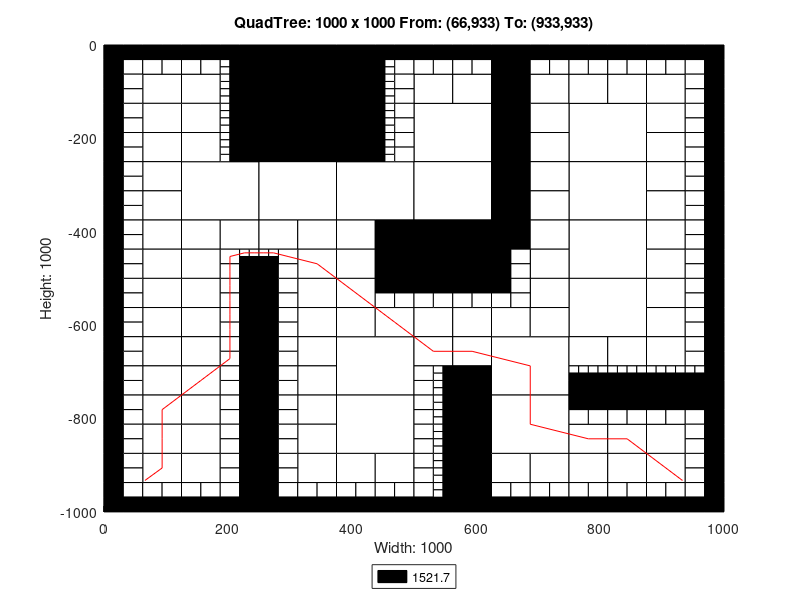

Write the MATLAB code that produced this figure.
axis([0 1000 -1000 0]);
title('QuadTree: 1000 x 1000 From: (66,933) To: (933,933)');
xlabel('Width: 1000');
ylabel('Height: 1000');
rectangle('Position',[250 -125 125 125], 'FaceColor',[0 0 0]);
rectangle('Position',[250 -250 125 125], 'FaceColor',[0 0 0]);
rectangle('Position',[125 -375 125 125], 'FaceColor',[1 1 1]);
rectangle('Position',[250 -375 125 125], 'FaceColor',[1 1 1]);
rectangle('Position',[375 -375 125 125], 'FaceColor',[1 1 1]);
rectangle('Position',[500 -250 125 125], 'FaceColor',[1 1 1]);
rectangle('Position',[750 -250 125 125], 'FaceColor',[1 1 1]);
rectangle('Position',[500 -375 125 125], 'FaceColor',[1 1 1]);
rectangle('Position',[500 -500 125 125], 'FaceColor',[0 0 0]);
rectangle('Position',[750 -375 125 125], 'FaceColor',[1 1 1]);
rectangle('Position',[750 -500 125 125], 'FaceColor',[1 1 1]);
rectangle('Position',[375 -750 125 125], 'FaceColor',[1 1 1]);
rectangle('Position',[375 -875 125 125], 'FaceColor',[1 1 1]);
rectangle('Position',[625 -750 125 125], 'FaceColor',[1 1 1]);
rectangle('Position',[750 -625 125 125], 'FaceColor',[1 1 1]);
rectangle('Position',[625 -875 125 125], 'FaceColor',[1 1 1]);
rectangle('Position',[62.5 -125 62.5 62.5], 'FaceColor',[1 1 1]);
rectangle('Position',[125 -125 62.5 62.5], 'FaceColor',[1 1 1]);
rectangle('Position',[62.5 -187.5 62.5 62.5], 'FaceColor',[1 1 1]);
rectangle('Position',[62.5 -250 62.5 62.5], 'FaceColor',[1 1 1]);
rectangle('Position',[125 -187.5 62.5 62.5], 'FaceColor',[1 1 1]);
rectangle('Position',[125 -250 62.5 62.5], 'FaceColor',[1 1 1]);
rectangle('Position',[375 -62.5 62.5 62.5], 'FaceColor',[0 0 0]);
rectangle('Position',[375 -125 62.5 62.5], 'FaceColor',[0 0 0]);
rectangle('Position',[375 -187.5 62.5 62.5], 'FaceColor',[0 0 0]);
rectangle('Position',[375 -250 62.5 62.5], 'FaceColor',[0 0 0]);
rectangle('Position',[62.5 -312.5 62.5 62.5], 'FaceColor',[1 1 1]);
rectangle('Position',[62.5 -375 62.5 62.5], 'FaceColor',[1 1 1]);
rectangle('Position',[62.5 -437.5 62.5 62.5], 'FaceColor',[1 1 1]);
rectangle('Position',[62.5 -500 62.5 62.5], 'FaceColor',[1 1 1]);
rectangle('Position',[125 -437.5 62.5 62.5], 'FaceColor',[1 1 1]);
rectangle('Position',[187.5 -437.5 62.5 62.5], 'FaceColor',[1 1 1]);
rectangle('Position',[125 -500 62.5 62.5], 'FaceColor',[1 1 1]);
rectangle('Position',[250 -437.5 62.5 62.5], 'FaceColor',[1 1 1]);
rectangle('Position',[312.5 -437.5 62.5 62.5], 'FaceColor',[1 1 1]);
rectangle('Position',[312.5 -500 62.5 62.5], 'FaceColor',[1 1 1]);
rectangle('Position',[375 -437.5 62.5 62.5], 'FaceColor',[1 1 1]);
rectangle('Position',[437.5 -437.5 62.5 62.5], 'FaceColor',[0 0 0]);
rectangle('Position',[375 -500 62.5 62.5], 'FaceColor',[1 1 1]);
rectangle('Position',[437.5 -500 62.5 62.5], 'FaceColor',[0 0 0]);
rectangle('Position',[500 -125 62.5 62.5], 'FaceColor',[1 1 1]);
rectangle('Position',[562.5 -125 62.5 62.5], 'FaceColor',[1 1 1]);
rectangle('Position',[625 -62.5 62.5 62.5], 'FaceColor',[0 0 0]);
rectangle('Position',[625 -125 62.5 62.5], 'FaceColor',[0 0 0]);
rectangle('Position',[687.5 -125 62.5 62.5], 'FaceColor',[1 1 1]);
rectangle('Position',[625 -187.5 62.5 62.5], 'FaceColor',[0 0 0]);
rectangle('Position',[687.5 -187.5 62.5 62.5], 'FaceColor',[1 1 1]);
rectangle('Position',[625 -250 62.5 62.5], 'FaceColor',[0 0 0]);
rectangle('Position',[687.5 -250 62.5 62.5], 'FaceColor',[1 1 1]);
rectangle('Position',[750 -125 62.5 62.5], 'FaceColor',[1 1 1]);
rectangle('Position',[812.5 -125 62.5 62.5], 'FaceColor',[1 1 1]);
rectangle('Position',[875 -125 62.5 62.5], 'FaceColor',[1 1 1]);
rectangle('Position',[875 -187.5 62.5 62.5], 'FaceColor',[1 1 1]);
rectangle('Position',[875 -250 62.5 62.5], 'FaceColor',[1 1 1]);
rectangle('Position',[625 -312.5 62.5 62.5], 'FaceColor',[0 0 0]);
rectangle('Position',[687.5 -312.5 62.5 62.5], 'FaceColor',[1 1 1]);
rectangle('Position',[625 -375 62.5 62.5], 'FaceColor',[0 0 0]);
rectangle('Position',[687.5 -375 62.5 62.5], 'FaceColor',[1 1 1]);
rectangle('Position',[625 -437.5 62.5 62.5], 'FaceColor',[0 0 0]);
rectangle('Position',[687.5 -437.5 62.5 62.5], 'FaceColor',[1 1 1]);
rectangle('Position',[687.5 -500 62.5 62.5], 'FaceColor',[1 1 1]);
rectangle('Position',[875 -312.5 62.5 62.5], 'FaceColor',[1 1 1]);
rectangle('Position',[875 -375 62.5 62.5], 'FaceColor',[1 1 1]);
rectangle('Position',[875 -437.5 62.5 62.5], 'FaceColor',[1 1 1]);
rectangle('Position',[875 -500 62.5 62.5], 'FaceColor',[1 1 1]);
rectangle('Position',[62.5 -562.5 62.5 62.5], 'FaceColor',[1 1 1]);
rectangle('Position',[62.5 -625 62.5 62.5], 'FaceColor',[1 1 1]);
rectangle('Position',[125 -562.5 62.5 62.5], 'FaceColor',[1 1 1]);
rectangle('Position',[125 -625 62.5 62.5], 'FaceColor',[1 1 1]);
rectangle('Position',[62.5 -687.5 62.5 62.5], 'FaceColor',[1 1 1]);
rectangle('Position',[62.5 -750 62.5 62.5], 'FaceColor',[1 1 1]);
rectangle('Position',[125 -687.5 62.5 62.5], 'FaceColor',[1 1 1]);
rectangle('Position',[125 -750 62.5 62.5], 'FaceColor',[1 1 1]);
rectangle('Position',[312.5 -562.5 62.5 62.5], 'FaceColor',[1 1 1]);
rectangle('Position',[312.5 -625 62.5 62.5], 'FaceColor',[1 1 1]);
rectangle('Position',[375 -562.5 62.5 62.5], 'FaceColor',[1 1 1]);
rectangle('Position',[375 -625 62.5 62.5], 'FaceColor',[1 1 1]);
rectangle('Position',[437.5 -625 62.5 62.5], 'FaceColor',[1 1 1]);
rectangle('Position',[312.5 -687.5 62.5 62.5], 'FaceColor',[1 1 1]);
rectangle('Position',[312.5 -750 62.5 62.5], 'FaceColor',[1 1 1]);
rectangle('Position',[62.5 -812.5 62.5 62.5], 'FaceColor',[1 1 1]);
rectangle('Position',[62.5 -875 62.5 62.5], 'FaceColor',[1 1 1]);
rectangle('Position',[125 -812.5 62.5 62.5], 'FaceColor',[1 1 1]);
rectangle('Position',[125 -875 62.5 62.5], 'FaceColor',[1 1 1]);
rectangle('Position',[62.5 -937.5 62.5 62.5], 'FaceColor',[1 1 1]);
rectangle('Position',[125 -937.5 62.5 62.5], 'FaceColor',[1 1 1]);
rectangle('Position',[312.5 -812.5 62.5 62.5], 'FaceColor',[1 1 1]);
rectangle('Position',[312.5 -875 62.5 62.5], 'FaceColor',[1 1 1]);
rectangle('Position',[312.5 -937.5 62.5 62.5], 'FaceColor',[1 1 1]);
rectangle('Position',[375 -937.5 62.5 62.5], 'FaceColor',[1 1 1]);
rectangle('Position',[437.5 -937.5 62.5 62.5], 'FaceColor',[1 1 1]);
rectangle('Position',[500 -625 62.5 62.5], 'FaceColor',[1 1 1]);
rectangle('Position',[562.5 -625 62.5 62.5], 'FaceColor',[1 1 1]);
rectangle('Position',[687.5 -562.5 62.5 62.5], 'FaceColor',[1 1 1]);
rectangle('Position',[625 -625 62.5 62.5], 'FaceColor',[1 1 1]);
rectangle('Position',[687.5 -625 62.5 62.5], 'FaceColor',[1 1 1]);
rectangle('Position',[500 -687.5 62.5 62.5], 'FaceColor',[1 1 1]);
rectangle('Position',[562.5 -687.5 62.5 62.5], 'FaceColor',[1 1 1]);
rectangle('Position',[562.5 -750 62.5 62.5], 'FaceColor',[0 0 0]);
rectangle('Position',[875 -562.5 62.5 62.5], 'FaceColor',[1 1 1]);
rectangle('Position',[875 -625 62.5 62.5], 'FaceColor',[1 1 1]);
rectangle('Position',[750 -687.5 62.5 62.5], 'FaceColor',[1 1 1]);
rectangle('Position',[812.5 -687.5 62.5 62.5], 'FaceColor',[1 1 1]);
rectangle('Position',[875 -687.5 62.5 62.5], 'FaceColor',[1 1 1]);
rectangle('Position',[562.5 -812.5 62.5 62.5], 'FaceColor',[0 0 0]);
rectangle('Position',[562.5 -875 62.5 62.5], 'FaceColor',[0 0 0]);
rectangle('Position',[562.5 -937.5 62.5 62.5], 'FaceColor',[0 0 0]);
rectangle('Position',[562.5 -1000 62.5 62.5], 'FaceColor',[0 0 0]);
rectangle('Position',[625 -937.5 62.5 62.5], 'FaceColor',[1 1 1]);
rectangle('Position',[687.5 -937.5 62.5 62.5], 'FaceColor',[1 1 1]);
rectangle('Position',[750 -875 62.5 62.5], 'FaceColor',[1 1 1]);
rectangle('Position',[812.5 -875 62.5 62.5], 'FaceColor',[1 1 1]);
rectangle('Position',[875 -875 62.5 62.5], 'FaceColor',[1 1 1]);
rectangle('Position',[750 -937.5 62.5 62.5], 'FaceColor',[1 1 1]);
rectangle('Position',[812.5 -937.5 62.5 62.5], 'FaceColor',[1 1 1]);
rectangle('Position',[875 -937.5 62.5 62.5], 'FaceColor',[1 1 1]);
rectangle('Position',[0 -31.25 31.25 31.25], 'FaceColor',[0 0 0]);
rectangle('Position',[31.25 -31.25 31.25 31.25], 'FaceColor',[0 0 0]);
rectangle('Position',[0 -62.5 31.25 31.25], 'FaceColor',[0 0 0]);
rectangle('Position',[31.25 -62.5 31.25 31.25], 'FaceColor',[1 1 1]);
rectangle('Position',[62.5 -31.25 31.25 31.25], 'FaceColor',[0 0 0]);
rectangle('Position',[93.75 -31.25 31.25 31.25], 'FaceColor',[0 0 0]);
rectangle('Position',[62.5 -62.5 31.25 31.25], 'FaceColor',[1 1 1]);
rectangle('Position',[93.75 -62.5 31.25 31.25], 'FaceColor',[1 1 1]);
rectangle('Position',[0 -93.75 31.25 31.25], 'FaceColor',[0 0 0]);
rectangle('Position',[31.25 -93.75 31.25 31.25], 'FaceColor',[1 1 1]);
rectangle('Position',[0 -125 31.25 31.25], 'FaceColor',[0 0 0]);
rectangle('Position',[31.25 -125 31.25 31.25], 'FaceColor',[1 1 1]);
rectangle('Position',[125 -31.25 31.25 31.25], 'FaceColor',[0 0 0]);
rectangle('Position',[156.25 -31.25 31.25 31.25], 'FaceColor',[0 0 0]);
rectangle('Position',[125 -62.5 31.25 31.25], 'FaceColor',[1 1 1]);
rectangle('Position',[156.25 -62.5 31.25 31.25], 'FaceColor',[1 1 1]);
rectangle('Position',[187.5 -31.25 31.25 31.25], 'FaceColor',[0 0 0]);
rectangle('Position',[218.75 -31.25 31.25 31.25], 'FaceColor',[0 0 0]);
rectangle('Position',[218.75 -62.5 31.25 31.25], 'FaceColor',[0 0 0]);
rectangle('Position',[218.75 -93.75 31.25 31.25], 'FaceColor',[0 0 0]);
rectangle('Position',[218.75 -125 31.25 31.25], 'FaceColor',[0 0 0]);
rectangle('Position',[0 -156.25 31.25 31.25], 'FaceColor',[0 0 0]);
rectangle('Position',[31.25 -156.25 31.25 31.25], 'FaceColor',[1 1 1]);
rectangle('Position',[0 -187.5 31.25 31.25], 'FaceColor',[0 0 0]);
rectangle('Position',[31.25 -187.5 31.25 31.25], 'FaceColor',[1 1 1]);
rectangle('Position',[0 -218.75 31.25 31.25], 'FaceColor',[0 0 0]);
rectangle('Position',[31.25 -218.75 31.25 31.25], 'FaceColor',[1 1 1]);
rectangle('Position',[0 -250 31.25 31.25], 'FaceColor',[0 0 0]);
rectangle('Position',[31.25 -250 31.25 31.25], 'FaceColor',[1 1 1]);
rectangle('Position',[218.75 -156.25 31.25 31.25], 'FaceColor',[0 0 0]);
rectangle('Position',[218.75 -187.5 31.25 31.25], 'FaceColor',[0 0 0]);
rectangle('Position',[218.75 -218.75 31.25 31.25], 'FaceColor',[0 0 0]);
rectangle('Position',[218.75 -250 31.25 31.25], 'FaceColor',[0 0 0]);
rectangle('Position',[437.5 -31.25 31.25 31.25], 'FaceColor',[0 0 0]);
rectangle('Position',[468.75 -31.25 31.25 31.25], 'FaceColor',[0 0 0]);
rectangle('Position',[468.75 -62.5 31.25 31.25], 'FaceColor',[1 1 1]);
rectangle('Position',[468.75 -93.75 31.25 31.25], 'FaceColor',[1 1 1]);
rectangle('Position',[468.75 -125 31.25 31.25], 'FaceColor',[1 1 1]);
rectangle('Position',[468.75 -156.25 31.25 31.25], 'FaceColor',[1 1 1]);
rectangle('Position',[468.75 -187.5 31.25 31.25], 'FaceColor',[1 1 1]);
rectangle('Position',[468.75 -218.75 31.25 31.25], 'FaceColor',[1 1 1]);
rectangle('Position',[468.75 -250 31.25 31.25], 'FaceColor',[1 1 1]);
rectangle('Position',[0 -281.25 31.25 31.25], 'FaceColor',[0 0 0]);
rectangle('Position',[31.25 -281.25 31.25 31.25], 'FaceColor',[1 1 1]);
rectangle('Position',[0 -312.5 31.25 31.25], 'FaceColor',[0 0 0]);
rectangle('Position',[31.25 -312.5 31.25 31.25], 'FaceColor',[1 1 1]);
rectangle('Position',[0 -343.75 31.25 31.25], 'FaceColor',[0 0 0]);
rectangle('Position',[31.25 -343.75 31.25 31.25], 'FaceColor',[1 1 1]);
rectangle('Position',[0 -375 31.25 31.25], 'FaceColor',[0 0 0]);
rectangle('Position',[31.25 -375 31.25 31.25], 'FaceColor',[1 1 1]);
rectangle('Position',[0 -406.25 31.25 31.25], 'FaceColor',[0 0 0]);
rectangle('Position',[31.25 -406.25 31.25 31.25], 'FaceColor',[1 1 1]);
rectangle('Position',[0 -437.5 31.25 31.25], 'FaceColor',[0 0 0]);
rectangle('Position',[31.25 -437.5 31.25 31.25], 'FaceColor',[1 1 1]);
rectangle('Position',[0 -468.75 31.25 31.25], 'FaceColor',[0 0 0]);
rectangle('Position',[31.25 -468.75 31.25 31.25], 'FaceColor',[1 1 1]);
rectangle('Position',[0 -500 31.25 31.25], 'FaceColor',[0 0 0]);
rectangle('Position',[31.25 -500 31.25 31.25], 'FaceColor',[1 1 1]);
rectangle('Position',[187.5 -468.75 31.25 31.25], 'FaceColor',[1 1 1]);
rectangle('Position',[187.5 -500 31.25 31.25], 'FaceColor',[1 1 1]);
rectangle('Position',[218.75 -500 31.25 31.25], 'FaceColor',[0 0 0]);
rectangle('Position',[281.25 -468.75 31.25 31.25], 'FaceColor',[1 1 1]);
rectangle('Position',[250 -500 31.25 31.25], 'FaceColor',[0 0 0]);
rectangle('Position',[281.25 -500 31.25 31.25], 'FaceColor',[1 1 1]);
rectangle('Position',[500 -31.25 31.25 31.25], 'FaceColor',[0 0 0]);
rectangle('Position',[531.25 -31.25 31.25 31.25], 'FaceColor',[0 0 0]);
rectangle('Position',[500 -62.5 31.25 31.25], 'FaceColor',[1 1 1]);
rectangle('Position',[531.25 -62.5 31.25 31.25], 'FaceColor',[1 1 1]);
rectangle('Position',[562.5 -31.25 31.25 31.25], 'FaceColor',[0 0 0]);
rectangle('Position',[593.75 -31.25 31.25 31.25], 'FaceColor',[0 0 0]);
rectangle('Position',[562.5 -62.5 31.25 31.25], 'FaceColor',[1 1 1]);
rectangle('Position',[593.75 -62.5 31.25 31.25], 'FaceColor',[1 1 1]);
rectangle('Position',[687.5 -31.25 31.25 31.25], 'FaceColor',[0 0 0]);
rectangle('Position',[718.75 -31.25 31.25 31.25], 'FaceColor',[0 0 0]);
rectangle('Position',[687.5 -62.5 31.25 31.25], 'FaceColor',[1 1 1]);
rectangle('Position',[718.75 -62.5 31.25 31.25], 'FaceColor',[1 1 1]);
rectangle('Position',[750 -31.25 31.25 31.25], 'FaceColor',[0 0 0]);
rectangle('Position',[781.25 -31.25 31.25 31.25], 'FaceColor',[0 0 0]);
rectangle('Position',[750 -62.5 31.25 31.25], 'FaceColor',[1 1 1]);
rectangle('Position',[781.25 -62.5 31.25 31.25], 'FaceColor',[1 1 1]);
rectangle('Position',[812.5 -31.25 31.25 31.25], 'FaceColor',[0 0 0]);
rectangle('Position',[843.75 -31.25 31.25 31.25], 'FaceColor',[0 0 0]);
rectangle('Position',[812.5 -62.5 31.25 31.25], 'FaceColor',[1 1 1]);
rectangle('Position',[843.75 -62.5 31.25 31.25], 'FaceColor',[1 1 1]);
rectangle('Position',[875 -31.25 31.25 31.25], 'FaceColor',[0 0 0]);
rectangle('Position',[906.25 -31.25 31.25 31.25], 'FaceColor',[0 0 0]);
rectangle('Position',[875 -62.5 31.25 31.25], 'FaceColor',[1 1 1]);
rectangle('Position',[906.25 -62.5 31.25 31.25], 'FaceColor',[1 1 1]);
rectangle('Position',[937.5 -31.25 31.25 31.25], 'FaceColor',[0 0 0]);
rectangle('Position',[968.75 -31.25 31.25 31.25], 'FaceColor',[0 0 0]);
rectangle('Position',[937.5 -62.5 31.25 31.25], 'FaceColor',[1 1 1]);
rectangle('Position',[968.75 -62.5 31.25 31.25], 'FaceColor',[0 0 0]);
rectangle('Position',[937.5 -93.75 31.25 31.25], 'FaceColor',[1 1 1]);
rectangle('Position',[968.75 -93.75 31.25 31.25], 'FaceColor',[0 0 0]);
rectangle('Position',[937.5 -125 31.25 31.25], 'FaceColor',[1 1 1]);
rectangle('Position',[968.75 -125 31.25 31.25], 'FaceColor',[0 0 0]);
rectangle('Position',[937.5 -156.25 31.25 31.25], 'FaceColor',[1 1 1]);
rectangle('Position',[968.75 -156.25 31.25 31.25], 'FaceColor',[0 0 0]);
rectangle('Position',[937.5 -187.5 31.25 31.25], 'FaceColor',[1 1 1]);
rectangle('Position',[968.75 -187.5 31.25 31.25], 'FaceColor',[0 0 0]);
rectangle('Position',[937.5 -218.75 31.25 31.25], 'FaceColor',[1 1 1]);
rectangle('Position',[968.75 -218.75 31.25 31.25], 'FaceColor',[0 0 0]);
rectangle('Position',[937.5 -250 31.25 31.25], 'FaceColor',[1 1 1]);
rectangle('Position',[968.75 -250 31.25 31.25], 'FaceColor',[0 0 0]);
rectangle('Position',[625 -468.75 31.25 31.25], 'FaceColor',[0 0 0]);
rectangle('Position',[656.25 -468.75 31.25 31.25], 'FaceColor',[1 1 1]);
rectangle('Position',[625 -500 31.25 31.25], 'FaceColor',[0 0 0]);
rectangle('Position',[656.25 -500 31.25 31.25], 'FaceColor',[1 1 1]);
rectangle('Position',[937.5 -281.25 31.25 31.25], 'FaceColor',[1 1 1]);
rectangle('Position',[968.75 -281.25 31.25 31.25], 'FaceColor',[0 0 0]);
rectangle('Position',[937.5 -312.5 31.25 31.25], 'FaceColor',[1 1 1]);
rectangle('Position',[968.75 -312.5 31.25 31.25], 'FaceColor',[0 0 0]);
rectangle('Position',[937.5 -343.75 31.25 31.25], 'FaceColor',[1 1 1]);
rectangle('Position',[968.75 -343.75 31.25 31.25], 'FaceColor',[0 0 0]);
rectangle('Position',[937.5 -375 31.25 31.25], 'FaceColor',[1 1 1]);
rectangle('Position',[968.75 -375 31.25 31.25], 'FaceColor',[0 0 0]);
rectangle('Position',[937.5 -406.25 31.25 31.25], 'FaceColor',[1 1 1]);
rectangle('Position',[968.75 -406.25 31.25 31.25], 'FaceColor',[0 0 0]);
rectangle('Position',[937.5 -437.5 31.25 31.25], 'FaceColor',[1 1 1]);
rectangle('Position',[968.75 -437.5 31.25 31.25], 'FaceColor',[0 0 0]);
rectangle('Position',[937.5 -468.75 31.25 31.25], 'FaceColor',[1 1 1]);
rectangle('Position',[968.75 -468.75 31.25 31.25], 'FaceColor',[0 0 0]);
rectangle('Position',[937.5 -500 31.25 31.25], 'FaceColor',[1 1 1]);
rectangle('Position',[968.75 -500 31.25 31.25], 'FaceColor',[0 0 0]);
rectangle('Position',[0 -531.25 31.25 31.25], 'FaceColor',[0 0 0]);
rectangle('Position',[31.25 -531.25 31.25 31.25], 'FaceColor',[1 1 1]);
rectangle('Position',[0 -562.5 31.25 31.25], 'FaceColor',[0 0 0]);
rectangle('Position',[31.25 -562.5 31.25 31.25], 'FaceColor',[1 1 1]);
rectangle('Position',[0 -593.75 31.25 31.25], 'FaceColor',[0 0 0]);
rectangle('Position',[31.25 -593.75 31.25 31.25], 'FaceColor',[1 1 1]);
rectangle('Position',[0 -625 31.25 31.25], 'FaceColor',[0 0 0]);
rectangle('Position',[31.25 -625 31.25 31.25], 'FaceColor',[1 1 1]);
rectangle('Position',[187.5 -531.25 31.25 31.25], 'FaceColor',[1 1 1]);
rectangle('Position',[218.75 -531.25 31.25 31.25], 'FaceColor',[0 0 0]);
rectangle('Position',[187.5 -562.5 31.25 31.25], 'FaceColor',[1 1 1]);
rectangle('Position',[218.75 -562.5 31.25 31.25], 'FaceColor',[0 0 0]);
rectangle('Position',[187.5 -593.75 31.25 31.25], 'FaceColor',[1 1 1]);
rectangle('Position',[218.75 -593.75 31.25 31.25], 'FaceColor',[0 0 0]);
rectangle('Position',[187.5 -625 31.25 31.25], 'FaceColor',[1 1 1]);
rectangle('Position',[218.75 -625 31.25 31.25], 'FaceColor',[0 0 0]);
rectangle('Position',[0 -656.25 31.25 31.25], 'FaceColor',[0 0 0]);
rectangle('Position',[31.25 -656.25 31.25 31.25], 'FaceColor',[1 1 1]);
rectangle('Position',[0 -687.5 31.25 31.25], 'FaceColor',[0 0 0]);
rectangle('Position',[31.25 -687.5 31.25 31.25], 'FaceColor',[1 1 1]);
rectangle('Position',[0 -718.75 31.25 31.25], 'FaceColor',[0 0 0]);
rectangle('Position',[31.25 -718.75 31.25 31.25], 'FaceColor',[1 1 1]);
rectangle('Position',[0 -750 31.25 31.25], 'FaceColor',[0 0 0]);
rectangle('Position',[31.25 -750 31.25 31.25], 'FaceColor',[1 1 1]);
rectangle('Position',[187.5 -656.25 31.25 31.25], 'FaceColor',[1 1 1]);
rectangle('Position',[218.75 -656.25 31.25 31.25], 'FaceColor',[0 0 0]);
rectangle('Position',[187.5 -687.5 31.25 31.25], 'FaceColor',[1 1 1]);
rectangle('Position',[218.75 -687.5 31.25 31.25], 'FaceColor',[0 0 0]);
rectangle('Position',[187.5 -718.75 31.25 31.25], 'FaceColor',[1 1 1]);
rectangle('Position',[218.75 -718.75 31.25 31.25], 'FaceColor',[0 0 0]);
rectangle('Position',[187.5 -750 31.25 31.25], 'FaceColor',[1 1 1]);
rectangle('Position',[218.75 -750 31.25 31.25], 'FaceColor',[0 0 0]);
rectangle('Position',[250 -531.25 31.25 31.25], 'FaceColor',[0 0 0]);
rectangle('Position',[281.25 -531.25 31.25 31.25], 'FaceColor',[1 1 1]);
rectangle('Position',[250 -562.5 31.25 31.25], 'FaceColor',[0 0 0]);
rectangle('Position',[281.25 -562.5 31.25 31.25], 'FaceColor',[1 1 1]);
rectangle('Position',[250 -593.75 31.25 31.25], 'FaceColor',[0 0 0]);
rectangle('Position',[281.25 -593.75 31.25 31.25], 'FaceColor',[1 1 1]);
rectangle('Position',[250 -625 31.25 31.25], 'FaceColor',[0 0 0]);
rectangle('Position',[281.25 -625 31.25 31.25], 'FaceColor',[1 1 1]);
rectangle('Position',[437.5 -531.25 31.25 31.25], 'FaceColor',[0 0 0]);
rectangle('Position',[468.75 -531.25 31.25 31.25], 'FaceColor',[0 0 0]);
rectangle('Position',[437.5 -562.5 31.25 31.25], 'FaceColor',[1 1 1]);
rectangle('Position',[468.75 -562.5 31.25 31.25], 'FaceColor',[1 1 1]);
rectangle('Position',[250 -656.25 31.25 31.25], 'FaceColor',[0 0 0]);
rectangle('Position',[281.25 -656.25 31.25 31.25], 'FaceColor',[1 1 1]);
rectangle('Position',[250 -687.5 31.25 31.25], 'FaceColor',[0 0 0]);
rectangle('Position',[281.25 -687.5 31.25 31.25], 'FaceColor',[1 1 1]);
rectangle('Position',[250 -718.75 31.25 31.25], 'FaceColor',[0 0 0]);
rectangle('Position',[281.25 -718.75 31.25 31.25], 'FaceColor',[1 1 1]);
rectangle('Position',[250 -750 31.25 31.25], 'FaceColor',[0 0 0]);
rectangle('Position',[281.25 -750 31.25 31.25], 'FaceColor',[1 1 1]);
rectangle('Position',[0 -781.25 31.25 31.25], 'FaceColor',[0 0 0]);
rectangle('Position',[31.25 -781.25 31.25 31.25], 'FaceColor',[1 1 1]);
rectangle('Position',[0 -812.5 31.25 31.25], 'FaceColor',[0 0 0]);
rectangle('Position',[31.25 -812.5 31.25 31.25], 'FaceColor',[1 1 1]);
rectangle('Position',[0 -843.75 31.25 31.25], 'FaceColor',[0 0 0]);
rectangle('Position',[31.25 -843.75 31.25 31.25], 'FaceColor',[1 1 1]);
rectangle('Position',[0 -875 31.25 31.25], 'FaceColor',[0 0 0]);
rectangle('Position',[31.25 -875 31.25 31.25], 'FaceColor',[1 1 1]);
rectangle('Position',[187.5 -781.25 31.25 31.25], 'FaceColor',[1 1 1]);
rectangle('Position',[218.75 -781.25 31.25 31.25], 'FaceColor',[0 0 0]);
rectangle('Position',[187.5 -812.5 31.25 31.25], 'FaceColor',[1 1 1]);
rectangle('Position',[218.75 -812.5 31.25 31.25], 'FaceColor',[0 0 0]);
rectangle('Position',[187.5 -843.75 31.25 31.25], 'FaceColor',[1 1 1]);
rectangle('Position',[218.75 -843.75 31.25 31.25], 'FaceColor',[0 0 0]);
rectangle('Position',[187.5 -875 31.25 31.25], 'FaceColor',[1 1 1]);
rectangle('Position',[218.75 -875 31.25 31.25], 'FaceColor',[0 0 0]);
rectangle('Position',[0 -906.25 31.25 31.25], 'FaceColor',[0 0 0]);
rectangle('Position',[31.25 -906.25 31.25 31.25], 'FaceColor',[1 1 1]);
rectangle('Position',[0 -937.5 31.25 31.25], 'FaceColor',[0 0 0]);
rectangle('Position',[31.25 -937.5 31.25 31.25], 'FaceColor',[1 1 1]);
rectangle('Position',[0 -968.75 31.25 31.25], 'FaceColor',[0 0 0]);
rectangle('Position',[31.25 -968.75 31.25 31.25], 'FaceColor',[1 1 1]);
rectangle('Position',[0 -1000 31.25 31.25], 'FaceColor',[0 0 0]);
rectangle('Position',[31.25 -1000 31.25 31.25], 'FaceColor',[0 0 0]);
rectangle('Position',[62.5 -968.75 31.25 31.25], 'FaceColor',[1 1 1]);
rectangle('Position',[93.75 -968.75 31.25 31.25], 'FaceColor',[1 1 1]);
rectangle('Position',[62.5 -1000 31.25 31.25], 'FaceColor',[0 0 0]);
rectangle('Position',[93.75 -1000 31.25 31.25], 'FaceColor',[0 0 0]);
rectangle('Position',[187.5 -906.25 31.25 31.25], 'FaceColor',[1 1 1]);
rectangle('Position',[218.75 -906.25 31.25 31.25], 'FaceColor',[0 0 0]);
rectangle('Position',[187.5 -937.5 31.25 31.25], 'FaceColor',[1 1 1]);
rectangle('Position',[218.75 -937.5 31.25 31.25], 'FaceColor',[0 0 0]);
rectangle('Position',[125 -968.75 31.25 31.25], 'FaceColor',[1 1 1]);
rectangle('Position',[156.25 -968.75 31.25 31.25], 'FaceColor',[1 1 1]);
rectangle('Position',[125 -1000 31.25 31.25], 'FaceColor',[0 0 0]);
rectangle('Position',[156.25 -1000 31.25 31.25], 'FaceColor',[0 0 0]);
rectangle('Position',[187.5 -968.75 31.25 31.25], 'FaceColor',[1 1 1]);
rectangle('Position',[218.75 -968.75 31.25 31.25], 'FaceColor',[0 0 0]);
rectangle('Position',[187.5 -1000 31.25 31.25], 'FaceColor',[0 0 0]);
rectangle('Position',[218.75 -1000 31.25 31.25], 'FaceColor',[0 0 0]);
rectangle('Position',[250 -781.25 31.25 31.25], 'FaceColor',[0 0 0]);
rectangle('Position',[281.25 -781.25 31.25 31.25], 'FaceColor',[1 1 1]);
rectangle('Position',[250 -812.5 31.25 31.25], 'FaceColor',[0 0 0]);
rectangle('Position',[281.25 -812.5 31.25 31.25], 'FaceColor',[1 1 1]);
rectangle('Position',[250 -843.75 31.25 31.25], 'FaceColor',[0 0 0]);
rectangle('Position',[281.25 -843.75 31.25 31.25], 'FaceColor',[1 1 1]);
rectangle('Position',[250 -875 31.25 31.25], 'FaceColor',[0 0 0]);
rectangle('Position',[281.25 -875 31.25 31.25], 'FaceColor',[1 1 1]);
rectangle('Position',[250 -906.25 31.25 31.25], 'FaceColor',[0 0 0]);
rectangle('Position',[281.25 -906.25 31.25 31.25], 'FaceColor',[1 1 1]);
rectangle('Position',[250 -937.5 31.25 31.25], 'FaceColor',[0 0 0]);
rectangle('Position',[281.25 -937.5 31.25 31.25], 'FaceColor',[1 1 1]);
rectangle('Position',[250 -968.75 31.25 31.25], 'FaceColor',[0 0 0]);
rectangle('Position',[281.25 -968.75 31.25 31.25], 'FaceColor',[1 1 1]);
rectangle('Position',[250 -1000 31.25 31.25], 'FaceColor',[0 0 0]);
rectangle('Position',[281.25 -1000 31.25 31.25], 'FaceColor',[0 0 0]);
rectangle('Position',[312.5 -968.75 31.25 31.25], 'FaceColor',[1 1 1]);
rectangle('Position',[343.75 -968.75 31.25 31.25], 'FaceColor',[1 1 1]);
rectangle('Position',[312.5 -1000 31.25 31.25], 'FaceColor',[0 0 0]);
rectangle('Position',[343.75 -1000 31.25 31.25], 'FaceColor',[0 0 0]);
rectangle('Position',[375 -968.75 31.25 31.25], 'FaceColor',[1 1 1]);
rectangle('Position',[406.25 -968.75 31.25 31.25], 'FaceColor',[1 1 1]);
rectangle('Position',[375 -1000 31.25 31.25], 'FaceColor',[0 0 0]);
rectangle('Position',[406.25 -1000 31.25 31.25], 'FaceColor',[0 0 0]);
rectangle('Position',[437.5 -968.75 31.25 31.25], 'FaceColor',[1 1 1]);
rectangle('Position',[468.75 -968.75 31.25 31.25], 'FaceColor',[1 1 1]);
rectangle('Position',[437.5 -1000 31.25 31.25], 'FaceColor',[0 0 0]);
rectangle('Position',[468.75 -1000 31.25 31.25], 'FaceColor',[0 0 0]);
rectangle('Position',[500 -531.25 31.25 31.25], 'FaceColor',[0 0 0]);
rectangle('Position',[531.25 -531.25 31.25 31.25], 'FaceColor',[0 0 0]);
rectangle('Position',[500 -562.5 31.25 31.25], 'FaceColor',[1 1 1]);
rectangle('Position',[531.25 -562.5 31.25 31.25], 'FaceColor',[1 1 1]);
rectangle('Position',[562.5 -531.25 31.25 31.25], 'FaceColor',[0 0 0]);
rectangle('Position',[593.75 -531.25 31.25 31.25], 'FaceColor',[0 0 0]);
rectangle('Position',[562.5 -562.5 31.25 31.25], 'FaceColor',[1 1 1]);
rectangle('Position',[593.75 -562.5 31.25 31.25], 'FaceColor',[1 1 1]);
rectangle('Position',[625 -531.25 31.25 31.25], 'FaceColor',[0 0 0]);
rectangle('Position',[656.25 -531.25 31.25 31.25], 'FaceColor',[1 1 1]);
rectangle('Position',[625 -562.5 31.25 31.25], 'FaceColor',[1 1 1]);
rectangle('Position',[656.25 -562.5 31.25 31.25], 'FaceColor',[1 1 1]);
rectangle('Position',[500 -718.75 31.25 31.25], 'FaceColor',[1 1 1]);
rectangle('Position',[500 -750 31.25 31.25], 'FaceColor',[1 1 1]);
rectangle('Position',[937.5 -531.25 31.25 31.25], 'FaceColor',[1 1 1]);
rectangle('Position',[968.75 -531.25 31.25 31.25], 'FaceColor',[0 0 0]);
rectangle('Position',[937.5 -562.5 31.25 31.25], 'FaceColor',[1 1 1]);
rectangle('Position',[968.75 -562.5 31.25 31.25], 'FaceColor',[0 0 0]);
rectangle('Position',[937.5 -593.75 31.25 31.25], 'FaceColor',[1 1 1]);
rectangle('Position',[968.75 -593.75 31.25 31.25], 'FaceColor',[0 0 0]);
rectangle('Position',[937.5 -625 31.25 31.25], 'FaceColor',[1 1 1]);
rectangle('Position',[968.75 -625 31.25 31.25], 'FaceColor',[0 0 0]);
rectangle('Position',[750 -750 31.25 31.25], 'FaceColor',[0 0 0]);
rectangle('Position',[781.25 -750 31.25 31.25], 'FaceColor',[0 0 0]);
rectangle('Position',[812.5 -750 31.25 31.25], 'FaceColor',[0 0 0]);
rectangle('Position',[843.75 -750 31.25 31.25], 'FaceColor',[0 0 0]);
rectangle('Position',[937.5 -656.25 31.25 31.25], 'FaceColor',[1 1 1]);
rectangle('Position',[968.75 -656.25 31.25 31.25], 'FaceColor',[0 0 0]);
rectangle('Position',[937.5 -687.5 31.25 31.25], 'FaceColor',[1 1 1]);
rectangle('Position',[968.75 -687.5 31.25 31.25], 'FaceColor',[0 0 0]);
rectangle('Position',[875 -750 31.25 31.25], 'FaceColor',[0 0 0]);
rectangle('Position',[906.25 -750 31.25 31.25], 'FaceColor',[0 0 0]);
rectangle('Position',[968.75 -718.75 31.25 31.25], 'FaceColor',[0 0 0]);
rectangle('Position',[937.5 -750 31.25 31.25], 'FaceColor',[0 0 0]);
rectangle('Position',[968.75 -750 31.25 31.25], 'FaceColor',[0 0 0]);
rectangle('Position',[500 -781.25 31.25 31.25], 'FaceColor',[1 1 1]);
rectangle('Position',[500 -812.5 31.25 31.25], 'FaceColor',[1 1 1]);
rectangle('Position',[500 -843.75 31.25 31.25], 'FaceColor',[1 1 1]);
rectangle('Position',[500 -875 31.25 31.25], 'FaceColor',[1 1 1]);
rectangle('Position',[500 -906.25 31.25 31.25], 'FaceColor',[1 1 1]);
rectangle('Position',[500 -937.5 31.25 31.25], 'FaceColor',[1 1 1]);
rectangle('Position',[500 -968.75 31.25 31.25], 'FaceColor',[1 1 1]);
rectangle('Position',[500 -1000 31.25 31.25], 'FaceColor',[0 0 0]);
rectangle('Position',[531.25 -1000 31.25 31.25], 'FaceColor',[0 0 0]);
rectangle('Position',[625 -968.75 31.25 31.25], 'FaceColor',[1 1 1]);
rectangle('Position',[656.25 -968.75 31.25 31.25], 'FaceColor',[1 1 1]);
rectangle('Position',[625 -1000 31.25 31.25], 'FaceColor',[0 0 0]);
rectangle('Position',[656.25 -1000 31.25 31.25], 'FaceColor',[0 0 0]);
rectangle('Position',[687.5 -968.75 31.25 31.25], 'FaceColor',[1 1 1]);
rectangle('Position',[718.75 -968.75 31.25 31.25], 'FaceColor',[1 1 1]);
rectangle('Position',[687.5 -1000 31.25 31.25], 'FaceColor',[0 0 0]);
rectangle('Position',[718.75 -1000 31.25 31.25], 'FaceColor',[0 0 0]);
rectangle('Position',[750 -781.25 31.25 31.25], 'FaceColor',[0 0 0]);
rectangle('Position',[781.25 -781.25 31.25 31.25], 'FaceColor',[0 0 0]);
rectangle('Position',[750 -812.5 31.25 31.25], 'FaceColor',[1 1 1]);
rectangle('Position',[781.25 -812.5 31.25 31.25], 'FaceColor',[1 1 1]);
rectangle('Position',[812.5 -781.25 31.25 31.25], 'FaceColor',[0 0 0]);
rectangle('Position',[843.75 -781.25 31.25 31.25], 'FaceColor',[0 0 0]);
rectangle('Position',[812.5 -812.5 31.25 31.25], 'FaceColor',[1 1 1]);
rectangle('Position',[843.75 -812.5 31.25 31.25], 'FaceColor',[1 1 1]);
rectangle('Position',[875 -781.25 31.25 31.25], 'FaceColor',[0 0 0]);
rectangle('Position',[906.25 -781.25 31.25 31.25], 'FaceColor',[0 0 0]);
rectangle('Position',[875 -812.5 31.25 31.25], 'FaceColor',[1 1 1]);
rectangle('Position',[906.25 -812.5 31.25 31.25], 'FaceColor',[1 1 1]);
rectangle('Position',[937.5 -781.25 31.25 31.25], 'FaceColor',[0 0 0]);
rectangle('Position',[968.75 -781.25 31.25 31.25], 'FaceColor',[0 0 0]);
rectangle('Position',[937.5 -812.5 31.25 31.25], 'FaceColor',[1 1 1]);
rectangle('Position',[968.75 -812.5 31.25 31.25], 'FaceColor',[0 0 0]);
rectangle('Position',[937.5 -843.75 31.25 31.25], 'FaceColor',[1 1 1]);
rectangle('Position',[968.75 -843.75 31.25 31.25], 'FaceColor',[0 0 0]);
rectangle('Position',[937.5 -875 31.25 31.25], 'FaceColor',[1 1 1]);
rectangle('Position',[968.75 -875 31.25 31.25], 'FaceColor',[0 0 0]);
rectangle('Position',[750 -968.75 31.25 31.25], 'FaceColor',[1 1 1]);
rectangle('Position',[781.25 -968.75 31.25 31.25], 'FaceColor',[1 1 1]);
rectangle('Position',[750 -1000 31.25 31.25], 'FaceColor',[0 0 0]);
rectangle('Position',[781.25 -1000 31.25 31.25], 'FaceColor',[0 0 0]);
rectangle('Position',[812.5 -968.75 31.25 31.25], 'FaceColor',[1 1 1]);
rectangle('Position',[843.75 -968.75 31.25 31.25], 'FaceColor',[1 1 1]);
rectangle('Position',[812.5 -1000 31.25 31.25], 'FaceColor',[0 0 0]);
rectangle('Position',[843.75 -1000 31.25 31.25], 'FaceColor',[0 0 0]);
rectangle('Position',[937.5 -906.25 31.25 31.25], 'FaceColor',[1 1 1]);
rectangle('Position',[968.75 -906.25 31.25 31.25], 'FaceColor',[0 0 0]);
rectangle('Position',[937.5 -937.5 31.25 31.25], 'FaceColor',[1 1 1]);
rectangle('Position',[968.75 -937.5 31.25 31.25], 'FaceColor',[0 0 0]);
rectangle('Position',[875 -968.75 31.25 31.25], 'FaceColor',[1 1 1]);
rectangle('Position',[906.25 -968.75 31.25 31.25], 'FaceColor',[1 1 1]);
rectangle('Position',[875 -1000 31.25 31.25], 'FaceColor',[0 0 0]);
rectangle('Position',[906.25 -1000 31.25 31.25], 'FaceColor',[0 0 0]);
rectangle('Position',[937.5 -968.75 31.25 31.25], 'FaceColor',[1 1 1]);
rectangle('Position',[968.75 -968.75 31.25 31.25], 'FaceColor',[0 0 0]);
rectangle('Position',[937.5 -1000 31.25 31.25], 'FaceColor',[0 0 0]);
rectangle('Position',[968.75 -1000 31.25 31.25], 'FaceColor',[0 0 0]);
rectangle('Position',[187.5 -46.875 15.625 15.625], 'FaceColor',[1 1 1]);
rectangle('Position',[203.125 -46.875 15.625 15.625], 'FaceColor',[0 0 0]);
rectangle('Position',[187.5 -62.5 15.625 15.625], 'FaceColor',[1 1 1]);
rectangle('Position',[203.125 -62.5 15.625 15.625], 'FaceColor',[0 0 0]);
rectangle('Position',[187.5 -78.125 15.625 15.625], 'FaceColor',[1 1 1]);
rectangle('Position',[203.125 -78.125 15.625 15.625], 'FaceColor',[0 0 0]);
rectangle('Position',[187.5 -93.75 15.625 15.625], 'FaceColor',[1 1 1]);
rectangle('Position',[203.125 -93.75 15.625 15.625], 'FaceColor',[0 0 0]);
rectangle('Position',[187.5 -109.375 15.625 15.625], 'FaceColor',[1 1 1]);
rectangle('Position',[203.125 -109.375 15.625 15.625], 'FaceColor',[0 0 0]);
rectangle('Position',[187.5 -125 15.625 15.625], 'FaceColor',[1 1 1]);
rectangle('Position',[203.125 -125 15.625 15.625], 'FaceColor',[0 0 0]);
rectangle('Position',[187.5 -140.625 15.625 15.625], 'FaceColor',[1 1 1]);
rectangle('Position',[203.125 -140.625 15.625 15.625], 'FaceColor',[0 0 0]);
rectangle('Position',[187.5 -156.25 15.625 15.625], 'FaceColor',[1 1 1]);
rectangle('Position',[203.125 -156.25 15.625 15.625], 'FaceColor',[0 0 0]);
rectangle('Position',[187.5 -171.875 15.625 15.625], 'FaceColor',[1 1 1]);
rectangle('Position',[203.125 -171.875 15.625 15.625], 'FaceColor',[0 0 0]);
rectangle('Position',[187.5 -187.5 15.625 15.625], 'FaceColor',[1 1 1]);
rectangle('Position',[203.125 -187.5 15.625 15.625], 'FaceColor',[0 0 0]);
rectangle('Position',[187.5 -203.125 15.625 15.625], 'FaceColor',[1 1 1]);
rectangle('Position',[203.125 -203.125 15.625 15.625], 'FaceColor',[0 0 0]);
rectangle('Position',[187.5 -218.75 15.625 15.625], 'FaceColor',[1 1 1]);
rectangle('Position',[203.125 -218.75 15.625 15.625], 'FaceColor',[0 0 0]);
rectangle('Position',[187.5 -234.375 15.625 15.625], 'FaceColor',[1 1 1]);
rectangle('Position',[203.125 -234.375 15.625 15.625], 'FaceColor',[0 0 0]);
rectangle('Position',[187.5 -250 15.625 15.625], 'FaceColor',[1 1 1]);
rectangle('Position',[203.125 -250 15.625 15.625], 'FaceColor',[0 0 0]);
rectangle('Position',[437.5 -46.875 15.625 15.625], 'FaceColor',[0 0 0]);
rectangle('Position',[453.125 -46.875 15.625 15.625], 'FaceColor',[1 1 1]);
rectangle('Position',[437.5 -62.5 15.625 15.625], 'FaceColor',[0 0 0]);
rectangle('Position',[453.125 -62.5 15.625 15.625], 'FaceColor',[1 1 1]);
rectangle('Position',[437.5 -78.125 15.625 15.625], 'FaceColor',[0 0 0]);
rectangle('Position',[453.125 -78.125 15.625 15.625], 'FaceColor',[1 1 1]);
rectangle('Position',[437.5 -93.75 15.625 15.625], 'FaceColor',[0 0 0]);
rectangle('Position',[453.125 -93.75 15.625 15.625], 'FaceColor',[1 1 1]);
rectangle('Position',[437.5 -109.375 15.625 15.625], 'FaceColor',[0 0 0]);
rectangle('Position',[453.125 -109.375 15.625 15.625], 'FaceColor',[1 1 1]);
rectangle('Position',[437.5 -125 15.625 15.625], 'FaceColor',[0 0 0]);
rectangle('Position',[453.125 -125 15.625 15.625], 'FaceColor',[1 1 1]);
rectangle('Position',[437.5 -140.625 15.625 15.625], 'FaceColor',[0 0 0]);
rectangle('Position',[453.125 -140.625 15.625 15.625], 'FaceColor',[1 1 1]);
rectangle('Position',[437.5 -156.25 15.625 15.625], 'FaceColor',[0 0 0]);
rectangle('Position',[453.125 -156.25 15.625 15.625], 'FaceColor',[1 1 1]);
rectangle('Position',[437.5 -171.875 15.625 15.625], 'FaceColor',[0 0 0]);
rectangle('Position',[453.125 -171.875 15.625 15.625], 'FaceColor',[1 1 1]);
rectangle('Position',[437.5 -187.5 15.625 15.625], 'FaceColor',[0 0 0]);
rectangle('Position',[453.125 -187.5 15.625 15.625], 'FaceColor',[1 1 1]);
rectangle('Position',[437.5 -203.125 15.625 15.625], 'FaceColor',[0 0 0]);
rectangle('Position',[453.125 -203.125 15.625 15.625], 'FaceColor',[1 1 1]);
rectangle('Position',[437.5 -218.75 15.625 15.625], 'FaceColor',[0 0 0]);
rectangle('Position',[453.125 -218.75 15.625 15.625], 'FaceColor',[1 1 1]);
rectangle('Position',[437.5 -234.375 15.625 15.625], 'FaceColor',[0 0 0]);
rectangle('Position',[453.125 -234.375 15.625 15.625], 'FaceColor',[1 1 1]);
rectangle('Position',[437.5 -250 15.625 15.625], 'FaceColor',[0 0 0]);
rectangle('Position',[453.125 -250 15.625 15.625], 'FaceColor',[1 1 1]);
rectangle('Position',[218.75 -453.125 15.625 15.625], 'FaceColor',[1 1 1]);
rectangle('Position',[234.375 -453.125 15.625 15.625], 'FaceColor',[1 1 1]);
rectangle('Position',[218.75 -468.75 15.625 15.625], 'FaceColor',[0 0 0]);
rectangle('Position',[234.375 -468.75 15.625 15.625], 'FaceColor',[0 0 0]);
rectangle('Position',[250 -453.125 15.625 15.625], 'FaceColor',[1 1 1]);
rectangle('Position',[265.625 -453.125 15.625 15.625], 'FaceColor',[1 1 1]);
rectangle('Position',[250 -468.75 15.625 15.625], 'FaceColor',[0 0 0]);
rectangle('Position',[265.625 -468.75 15.625 15.625], 'FaceColor',[0 0 0]);
rectangle('Position',[531.25 -703.125 15.625 15.625], 'FaceColor',[1 1 1]);
rectangle('Position',[546.875 -703.125 15.625 15.625], 'FaceColor',[0 0 0]);
rectangle('Position',[531.25 -718.75 15.625 15.625], 'FaceColor',[1 1 1]);
rectangle('Position',[546.875 -718.75 15.625 15.625], 'FaceColor',[0 0 0]);
rectangle('Position',[531.25 -734.375 15.625 15.625], 'FaceColor',[1 1 1]);
rectangle('Position',[546.875 -734.375 15.625 15.625], 'FaceColor',[0 0 0]);
rectangle('Position',[531.25 -750 15.625 15.625], 'FaceColor',[1 1 1]);
rectangle('Position',[546.875 -750 15.625 15.625], 'FaceColor',[0 0 0]);
rectangle('Position',[750 -703.125 15.625 15.625], 'FaceColor',[1 1 1]);
rectangle('Position',[765.625 -703.125 15.625 15.625], 'FaceColor',[1 1 1]);
rectangle('Position',[750 -718.75 15.625 15.625], 'FaceColor',[0 0 0]);
rectangle('Position',[765.625 -718.75 15.625 15.625], 'FaceColor',[0 0 0]);
rectangle('Position',[781.25 -703.125 15.625 15.625], 'FaceColor',[1 1 1]);
rectangle('Position',[796.875 -703.125 15.625 15.625], 'FaceColor',[1 1 1]);
rectangle('Position',[781.25 -718.75 15.625 15.625], 'FaceColor',[0 0 0]);
rectangle('Position',[796.875 -718.75 15.625 15.625], 'FaceColor',[0 0 0]);
rectangle('Position',[812.5 -703.125 15.625 15.625], 'FaceColor',[1 1 1]);
rectangle('Position',[828.125 -703.125 15.625 15.625], 'FaceColor',[1 1 1]);
rectangle('Position',[812.5 -718.75 15.625 15.625], 'FaceColor',[0 0 0]);
rectangle('Position',[828.125 -718.75 15.625 15.625], 'FaceColor',[0 0 0]);
rectangle('Position',[843.75 -703.125 15.625 15.625], 'FaceColor',[1 1 1]);
rectangle('Position',[859.375 -703.125 15.625 15.625], 'FaceColor',[1 1 1]);
rectangle('Position',[843.75 -718.75 15.625 15.625], 'FaceColor',[0 0 0]);
rectangle('Position',[859.375 -718.75 15.625 15.625], 'FaceColor',[0 0 0]);
rectangle('Position',[875 -703.125 15.625 15.625], 'FaceColor',[1 1 1]);
rectangle('Position',[890.625 -703.125 15.625 15.625], 'FaceColor',[1 1 1]);
rectangle('Position',[875 -718.75 15.625 15.625], 'FaceColor',[0 0 0]);
rectangle('Position',[890.625 -718.75 15.625 15.625], 'FaceColor',[0 0 0]);
rectangle('Position',[906.25 -703.125 15.625 15.625], 'FaceColor',[1 1 1]);
rectangle('Position',[921.875 -703.125 15.625 15.625], 'FaceColor',[1 1 1]);
rectangle('Position',[906.25 -718.75 15.625 15.625], 'FaceColor',[0 0 0]);
rectangle('Position',[921.875 -718.75 15.625 15.625], 'FaceColor',[0 0 0]);
rectangle('Position',[937.5 -703.125 15.625 15.625], 'FaceColor',[1 1 1]);
rectangle('Position',[953.125 -703.125 15.625 15.625], 'FaceColor',[1 1 1]);
rectangle('Position',[937.5 -718.75 15.625 15.625], 'FaceColor',[0 0 0]);
rectangle('Position',[953.125 -718.75 15.625 15.625], 'FaceColor',[0 0 0]);
rectangle('Position',[531.25 -765.625 15.625 15.625], 'FaceColor',[1 1 1]);
rectangle('Position',[546.875 -765.625 15.625 15.625], 'FaceColor',[0 0 0]);
rectangle('Position',[531.25 -781.25 15.625 15.625], 'FaceColor',[1 1 1]);
rectangle('Position',[546.875 -781.25 15.625 15.625], 'FaceColor',[0 0 0]);
rectangle('Position',[531.25 -796.875 15.625 15.625], 'FaceColor',[1 1 1]);
rectangle('Position',[546.875 -796.875 15.625 15.625], 'FaceColor',[0 0 0]);
rectangle('Position',[531.25 -812.5 15.625 15.625], 'FaceColor',[1 1 1]);
rectangle('Position',[546.875 -812.5 15.625 15.625], 'FaceColor',[0 0 0]);
rectangle('Position',[531.25 -828.125 15.625 15.625], 'FaceColor',[1 1 1]);
rectangle('Position',[546.875 -828.125 15.625 15.625], 'FaceColor',[0 0 0]);
rectangle('Position',[531.25 -843.75 15.625 15.625], 'FaceColor',[1 1 1]);
rectangle('Position',[546.875 -843.75 15.625 15.625], 'FaceColor',[0 0 0]);
rectangle('Position',[531.25 -859.375 15.625 15.625], 'FaceColor',[1 1 1]);
rectangle('Position',[546.875 -859.375 15.625 15.625], 'FaceColor',[0 0 0]);
rectangle('Position',[531.25 -875 15.625 15.625], 'FaceColor',[1 1 1]);
rectangle('Position',[546.875 -875 15.625 15.625], 'FaceColor',[0 0 0]);
rectangle('Position',[531.25 -890.625 15.625 15.625], 'FaceColor',[1 1 1]);
rectangle('Position',[546.875 -890.625 15.625 15.625], 'FaceColor',[0 0 0]);
rectangle('Position',[531.25 -906.25 15.625 15.625], 'FaceColor',[1 1 1]);
rectangle('Position',[546.875 -906.25 15.625 15.625], 'FaceColor',[0 0 0]);
rectangle('Position',[531.25 -921.875 15.625 15.625], 'FaceColor',[1 1 1]);
rectangle('Position',[546.875 -921.875 15.625 15.625], 'FaceColor',[0 0 0]);
rectangle('Position',[531.25 -937.5 15.625 15.625], 'FaceColor',[1 1 1]);
rectangle('Position',[546.875 -937.5 15.625 15.625], 'FaceColor',[0 0 0]);
rectangle('Position',[531.25 -953.125 15.625 15.625], 'FaceColor',[1 1 1]);
rectangle('Position',[546.875 -953.125 15.625 15.625], 'FaceColor',[0 0 0]);
rectangle('Position',[531.25 -968.75 15.625 15.625], 'FaceColor',[1 1 1]);
rectangle('Position',[546.875 -968.75 15.625 15.625], 'FaceColor',[0 0 0]);
X=[933,906.25,843.75,781.25,687.5,687.5,593.75,531.25,468.75,406.25,343.75,296.875,273.438,257.812,242.188,226.562,203.125,203.125,203.125,203.125,203.125,203.125,203.125,203.125,156.25,93.75,93.75,93.75,66];
Y=[-933,-906.25,-843.75,-843.75,-812.5,-687.5,-656.25,-656.25,-593.75,-531.25,-468.75,-453.125,-445.312,-445.312,-445.312,-445.312,-453.125,-484.375,-515.625,-546.875,-578.125,-609.375,-640.625,-671.875,-718.75,-781.25,-843.75,-906.25,-933];
hold on;
plot(X,Y,'r');
legend('1521.7','Location','southoutside');
